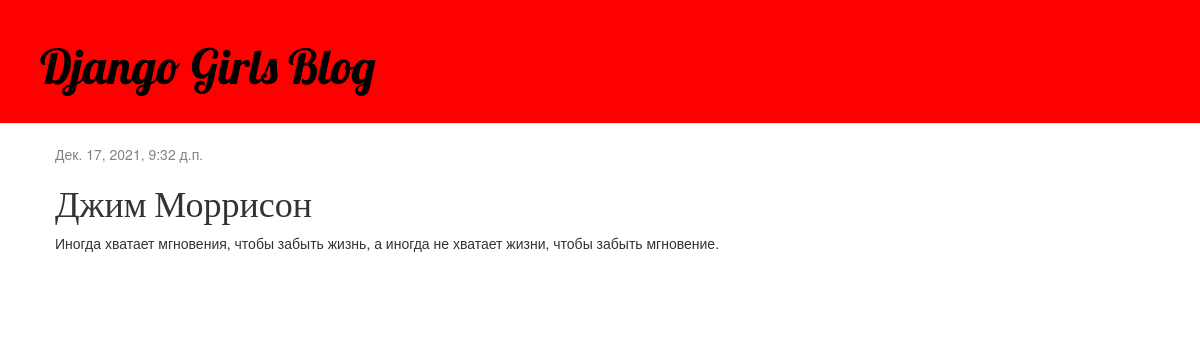
The app's page /post/1/ with its own data.
### blog/models.py (models this page shows, shortened)
class Post(models.Model):
    author = models.ForeignKey(settings.AUTH_USER_MODEL, on_delete=models.CASCADE)
    title = models.CharField(max_length=200)
    text = models.TextField()
    created_date = models.DateTimeField(default=timezone.now)
    published_date = models.DateTimeField(blank=True, null=True)

### blog/views.py (the view)
# urls.py: path('post/<int:pk>/', views.post_detail, name='post_detail'),
def post_detail(request, pk):
    post = get_object_or_404(Post, pk=pk)
    return render(request, 'blog/post_detail.html', {'post': post})

### blog/templates/blog/post_detail.html (shortened to what this page needs)
{% extends 'blog/base.html' %}
{% block content %}
    <div class="post">
        {% if post.published_date %}
            <div class="date">
                {{ post.published_date }}
            </div>
        {% endif %}
        <h1>{{ post.title }}</h1>
        <p>{{ post.text|linebreaksbr }}</p>
    </div>
{% endblock %}

### blog/static/css/blog.css (style rules this page uses)
h1, h2, h3, h4 { font-family: 'Lobster', cursive; }
.date { color: #828282; }
.post { margin-bottom: 70px; }

### records on screen
Post: published_date "Дек. 17, 2021, 9:32 д.п.", title "Джим Моррисон", text "Иногда хватает мгновения, чтобы забыть жизнь, а иногда не хватает жизни, чтобы забыть мгновение."
